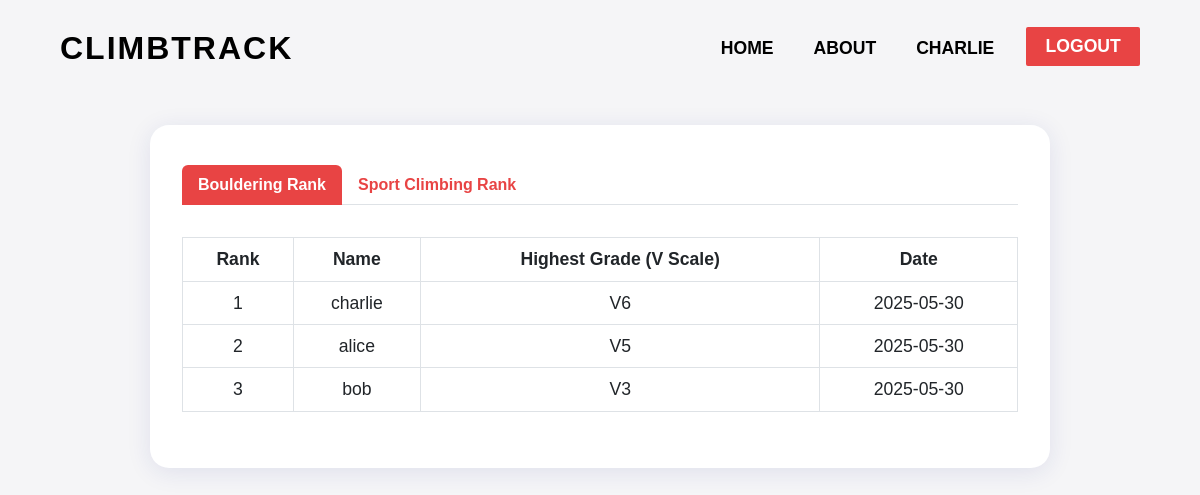
Page /rank (signed in) on the committed database.
### tables this page shows
CREATE TABLE users (
    id INTEGER PRIMARY KEY AUTOINCREMENT,
    username VARCHAR(50) UNIQUE NOT NULL,
    password_hash VARCHAR(255) NOT NULL,  -- 存储加密后的密码
    email VARCHAR(100) UNIQUE,
    created_at TIMESTAMP DEFAULT CURRENT_TIMESTAMP,
    updated_at TIMESTAMP DEFAULT CURRENT_TIMESTAMP,
    is_active BOOLEAN DEFAULT TRUE,
    last_login TIMESTAMP
);

CREATE TABLE personal_bests (
    id INTEGER PRIMARY KEY AUTOINCREMENT,
    user_id INTEGER NOT NULL,
    climb_type VARCHAR(20) NOT NULL,  -- 'bouldering', 'sport'
    best_grade VARCHAR(20) NOT NULL,
    climb_log_id INTEGER,  -- 关联到具体的攀登记录
    achieved_date DATE NOT NULL,
    updated_at TIMESTAMP DEFAULT CURRENT_TIMESTAMP,
    FOREIGN KEY (user_id) REFERENCES users(id) ON DELETE CASCADE,
    FOREIGN KEY (climb_log_id) REFERENCES climb_logs(id) ON DELETE SET NULL,
    UNIQUE(user_id, climb_type)
);

### app.py (the view)
@app.route('/rank')
def rank():
    rankings = ClimbingService.get_climbing_rankings()
    return render_template('rank.html',
                         bouldering_ranks=rankings['bouldering'],
                         sport_ranks=rankings['sport'])

### database/db_manager.py (called while the page is built)
    def get_connection(self) -> sqlite3.Connection:
        if not os.path.exists(self.db_path):
            raise FileNotFoundError(f"数据库文件不存在: {self.db_path}")
        conn = sqlite3.connect(self.db_path)
        conn.row_factory = sqlite3.Row
        return conn

    @contextmanager
    def get_cursor(self, transaction: bool = False):
        conn = self.get_connection()
        cursor = conn.cursor()
        try:
            yield cursor
            if transaction:
                conn.commit()
        except Exception as e:
            if transaction:
                conn.rollback()
            raise e
        finally:
            conn.close()

    def execute_query(self, query: str, params: tuple = (), fetch_one: bool = False, fetch_all: bool = True) -> Any:
        with self.get_cursor() as cursor:
            cursor.execute(query, params)
            if fetch_one:
                return cursor.fetchone()
            elif fetch_all:
                return cursor.fetchall()
            else:
                return cursor.rowcount

### database/services.py (called while the page is built)
    @staticmethod
    def get_climbing_rankings() -> Dict[str, List[Dict]]:
        query = '''
            SELECT user_id, username, best_grade, achieved_date, rank
            FROM climbing_rankings
            WHERE climb_type = ?
            ORDER BY rank
        '''
        bouldering_results = db_manager.execute_query(query, ('bouldering',))
        bouldering_ranks = [{'name': row['username'], 'grade': row['best_grade'], 'date': row['achieved_date']}
                           for row in bouldering_results]
        sport_results = db_manager.execute_query(query, ('sport',))
        sport_ranks = [{'name': row['username'], 'grade': row['best_grade'], 'date': row['achieved_date']}
                      for row in sport_results]
        return {
            'bouldering': bouldering_ranks,
            'sport': sport_ranks
        }

### templates/rank.html (shortened to what this page needs)
<!DOCTYPE html>
<html lang="en">
<head>
    <link href="https://cdn.jsdelivr.net/npm/bootstrap@5.3.0/dist/css/bootstrap.min.css" rel="stylesheet">
</head>
<body>
    <nav class="navbar navbar-expand-lg navbar-custom">
        <div class="container-fluid">
            <a class="navbar-brand" href="/">ClimbTrack</a>
            <div class="collapse navbar-collapse justify-content-end">
                <ul class="navbar-nav mb-2 mb-lg-0">
                    <li class="nav-item"><a class="nav-link" href="/">Home</a></li>
                    <li class="nav-item"><a class="nav-link" href="#">About</a></li>
                    {% if session.get('user') %}
                        <li class="nav-item"><a class="nav-link" href="{{ url_for('profile') }}">{{ session['user'] }}</a></li>
                        <li class="nav-item"><a class="btn btn-login" href="{{ url_for('logout') }}">Logout</a></li>
                    {% else %}
                        <li class="nav-item"><a class="btn btn-login" href="{{ url_for('login') }}">Login</a></li>
                    {% endif %}
                </ul>
            </div>
        </div>
    </nav>
    <div class="container rank-section">
        <ul class="nav nav-tabs" id="rankTab" role="tablist">
            <li class="nav-item" role="presentation">
                <button class="nav-link active" id="bouldering-tab" data-bs-toggle="tab" data-bs-target="#bouldering" type="button" role="tab" aria-controls="bouldering" aria-selected="true">Bouldering Rank</button>
            </li>
            <li class="nav-item" role="presentation">
                <button class="nav-link" id="sport-tab" data-bs-toggle="tab" data-bs-target="#sport" type="button" role="tab" aria-controls="sport" aria-selected="false">Sport Climbing Rank</button>
            </li>
        </ul>
        <div class="tab-content" id="rankTabContent">
            <div class="tab-pane fade show active" id="bouldering" role="tabpanel" aria-labelledby="bouldering-tab">
                <table class="table table-bordered">
                    <thead>
                        <tr>
                            <th>Rank</th>
                            <th>Name</th>
                            <th>Highest Grade (V Scale)</th>
                            <th>Date</th>
                        </tr>
                    </thead>
                    <tbody>
                        {% for row in bouldering_ranks %}
                        <tr>
                            <td>{{ loop.index }}</td>
                            <td>{{ row.name }}</td>
                            <td>{{ row.grade }}</td>
                            <td>{{ row.date }}</td>
                        </tr>
                        {% endfor %}
                    </tbody>
                </table>
            </div>
        </div>
    </div>
</body>
</html>

### templates/rank.html (style rules this page uses)
body { background: #F5F5F7; font-family: 'Saira Condensed', Arial, sans-serif; }
.rank-section { max-width: 900px; margin: 40px auto; background: #fff; border-radius: 1.2rem; box-shadow: 0 4px 24px 0 rgba(31,38,135,0.10); padding: 2.5rem 2rem; }
table { width: 100%; margin-bottom: 2.5rem; }
th, td { text-align: center; padding: 0.7rem; font-size: 1.1rem; }
th { background: #F5F5F7; color: #E84444; font-weight: 700; }
tr:nth-child(even) { background: #fafafa; }
tr:nth-child(odd) { background: #fff; }
.nav-tabs .nav-link.active { background: #E84444; color: #fff; border: none; }
.nav-tabs .nav-link { color: #E84444; font-weight: 700; border: none; }
.tab-content { margin-top: 2rem; }
.navbar-custom { background: transparent; padding: 1.2rem 3rem 0.5rem 3rem; }
.navbar-custom .navbar-brand { color: #000; font-size: 2rem; font-weight: 700; letter-spacing: 2px; text-transform: uppercase; }
.navbar-custom .nav-link { color: #000; font-size: 1.1rem; font-weight: 700; margin-right: 1.5rem; text-transform: uppercase; }
.navbar-custom .btn-login { background: #E84444; color: #fff; border: none; border-radius: 2px; padding: 0.4rem 1.2rem; font-weight: 700; text-transform: uppercase; font-size: 1.1rem; }

### rows in the picture
users: user "CHARLIE"
personal_bests: name "charlie", grade "V6", date "2025-05-30"
personal_bests: name "alice", grade "V5", date "2025-05-30"
personal_bests: name "bob", grade "V3", date "2025-05-30"
